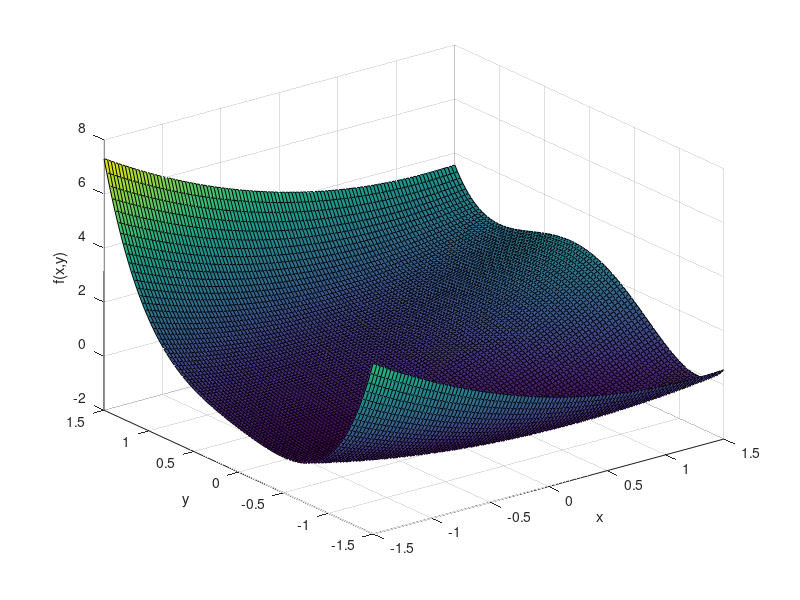

Source code (MATLAB):
%surface plot of equation (4)
n=100;
x=linspace(-1.5,1.5,n);
y=linspace(-1.5,1.5,n);
[X,Y]=meshgrid(x,y);
F=X+Y+X.^2/4-Y.^2+(Y.^2-X/2).^2;
surf(X,Y,F);
xlabel('x')
ylabel('y')
zlabel('f(x,y)')